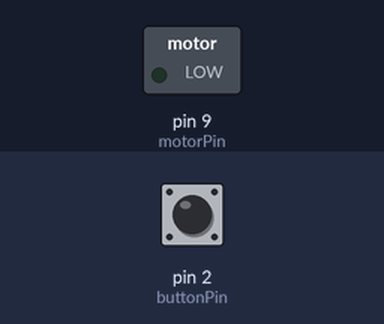
Bench run of a sketch on a simulated Arduino Uno, built with avr-gcc and run on an emulated ATmega328P. On the bench: switched loads named in the sketch (green lamp = pin HIGH). The inputs (shaded band) are chosen by the test bench; at power-on: pin 2 (buttonPin) LOW.

Above: at 1.2 s.
1.3 s: pin 2 (buttonPin) pulled HIGH for 0.15 s
At 1.37 s:
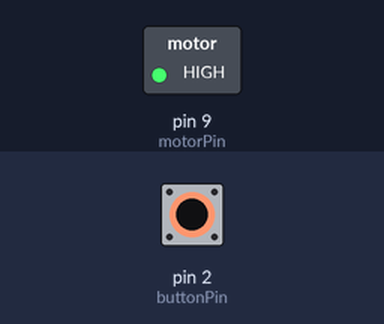
2.9 s: pin 2 (buttonPin) pulled HIGH for 3.2 s
At 6.4 s:
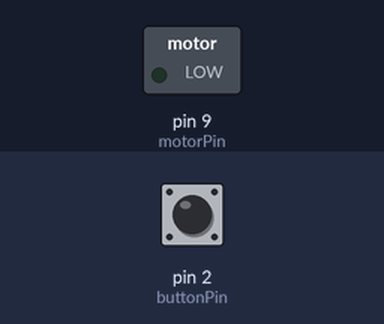
Timing chart, 0 to 7.9 s (numbered marks = the images above; inputs shaded):
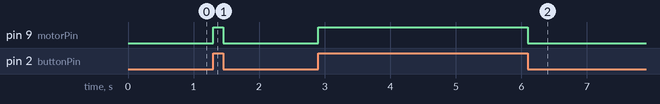

The sketch:

GiroMotor.ino
```cpp
const int buttonPin = 2; // pino do botão
const int motorPin = 9; // pino do motor

void setup() {
  pinMode(buttonPin, INPUT); // define o pino do botão como entrada
  pinMode(motorPin, OUTPUT); // define o pino do motor como saída
}

void loop() {
  int buttonState = digitalRead(buttonPin); // lê o estado do botão
  if (buttonState == HIGH) { // se o botão estiver pressionado
    digitalWrite(motorPin, HIGH); // liga o motor
  } else {
    digitalWrite(motorPin, LOW); // desliga o motor
  }
}
```

Measured:
- after the input at 1.3 s, pin 9 (motorPin): LOW → HIGH at once, → LOW 0.15 s later
- after the input at 2.9 s, pin 9 (motorPin): LOW → HIGH at once, → LOW 3.2 s later
